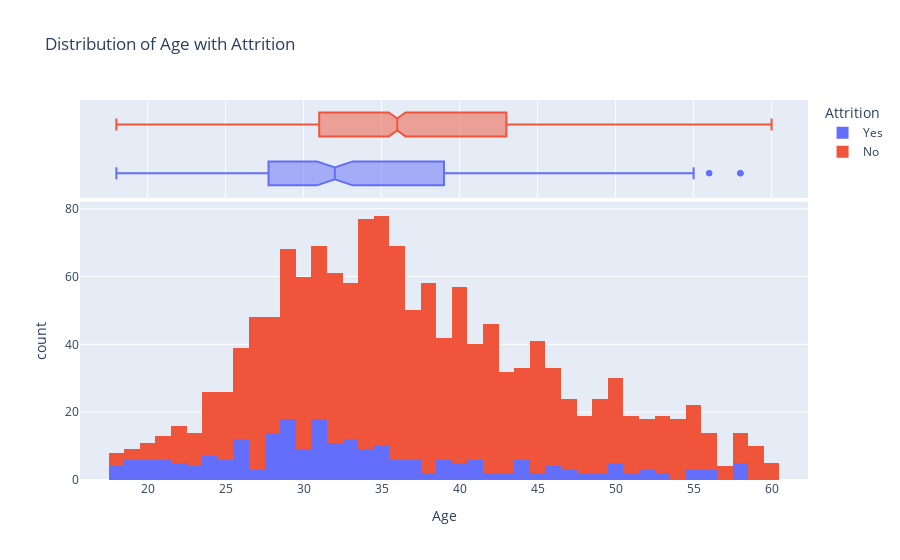

Here is the notebook cell this chart was saved with:
### Markdown cell above
### 3. Distribution of Age with Attrition

### Code cell
fig = px.histogram(data, x="Age", color="Attrition", title= 'Distribution of Age with Attrition',\
                  marginal='box')
fig.show()

### Figure 1 — Plotly figure (JSON) as saved in the notebook; plotly's stock layout.template omitted (floating-point values rounded to 4 significant figures; data arrays with more than 128 entries replaced by an {"elided": "..."} marker saying what was removed)
{"data": [{"alignmentgroup": "True", "bingroup": "x", "hovertemplate": "Attrition=Yes<br>Age=%{x}<br>count=%{y}<extra></extra>", "legendgroup": "Yes", "marker": {"color": "#636efa", "pattern": {"shape": ""}}, "name": "Yes", "offsetgroup": "Yes", "orientation": "v", "showlegend": true, "type": "histogram", "x": {"elided": "237 int values"}, "xaxis": "x", "yaxis": "y"}, {"alignmentgroup": "True", "hovertemplate": "Attrition=Yes<br>Age=%{x}<extra></extra>", "legendgroup": "Yes", "marker": {"color": "#636efa"}, "name": "Yes", "notched": true, "offsetgroup": "Yes", "showlegend": false, "type": "box", "x": {"elided": "237 int values"}, "xaxis": "x2", "yaxis": "y2"}, {"alignmentgroup": "True", "bingroup": "x", "hovertemplate": "Attrition=No<br>Age=%{x}<br>count=%{y}<extra></extra>", "legendgroup": "No", "marker": {"color": "#EF553B", "pattern": {"shape": ""}}, "name": "No", "offsetgroup": "No", "orientation": "v", "showlegend": true, "type": "histogram", "x": {"elided": "1233 int values"}, "xaxis": "x", "yaxis": "y"}, {"alignmentgroup": "True", "hovertemplate": "Attrition=No<br>Age=%{x}<extra></extra>", "legendgroup": "No", "marker": {"color": "#EF553B"}, "name": "No", "notched": true, "offsetgroup": "No", "showlegend": false, "type": "box", "x": {"elided": "1233 int values"}, "xaxis": "x2", "yaxis": "y2"}], "layout": {"barmode": "relative", "legend": {"title": {"text": "Attrition"}, "tracegroupgap": 0}, "title": {"text": "Distribution of Age with Attrition"}, "xaxis": {"anchor": "y", "domain": [0, 1], "title": {"text": "Age"}}, "xaxis2": {"anchor": "y2", "domain": [0, 1], "matches": "x", "showgrid": true, "showticklabels": false}, "yaxis": {"anchor": "x", "domain": [0, 0.7326], "title": {"text": "count"}}, "yaxis2": {"anchor": "x2", "domain": [0.7426, 1], "matches": "y2", "showgrid": false, "showline": false, "showticklabels": false, "ticks": ""}}}
